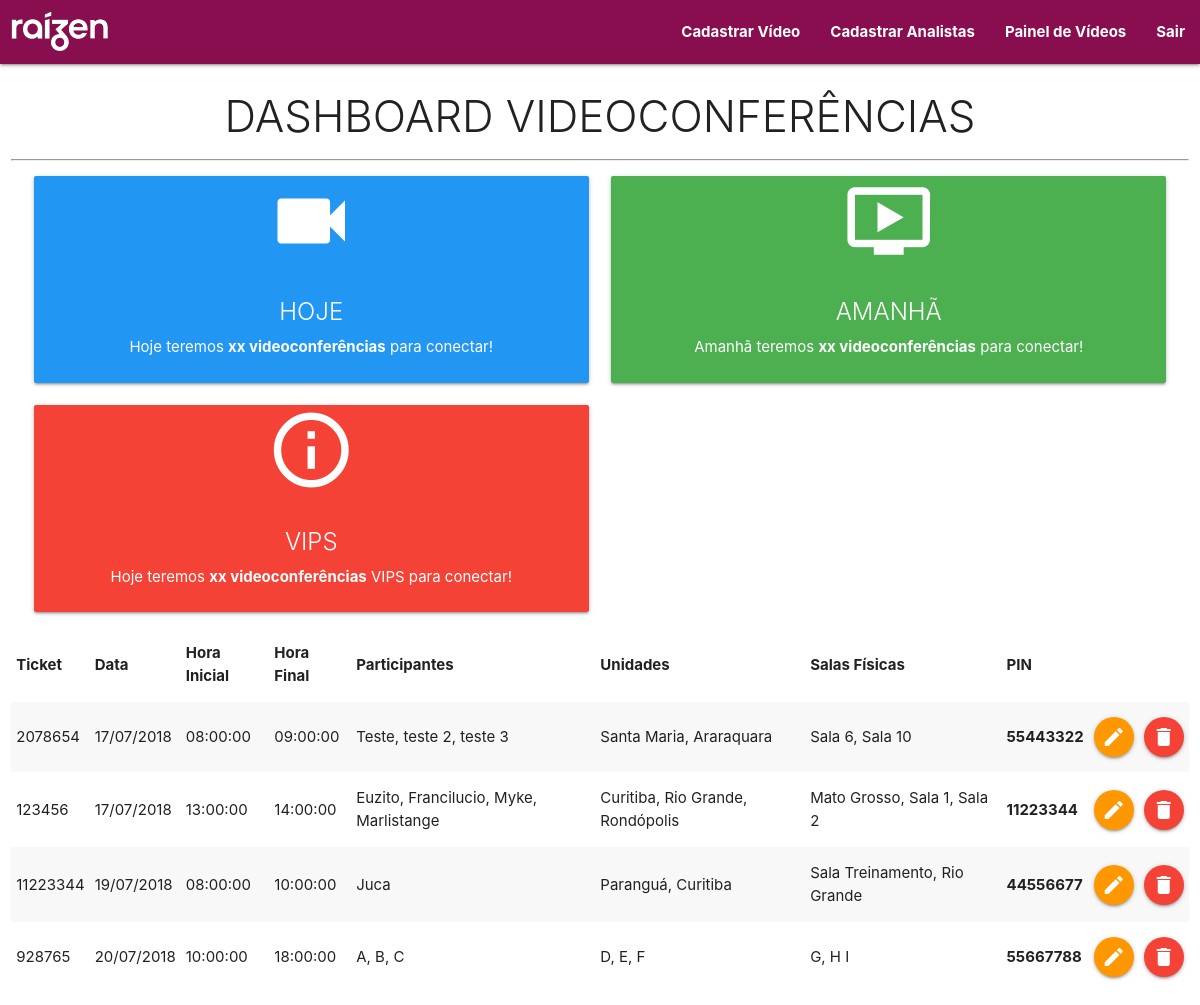
Page /dashboard.php (signed in) on the earlier database version.
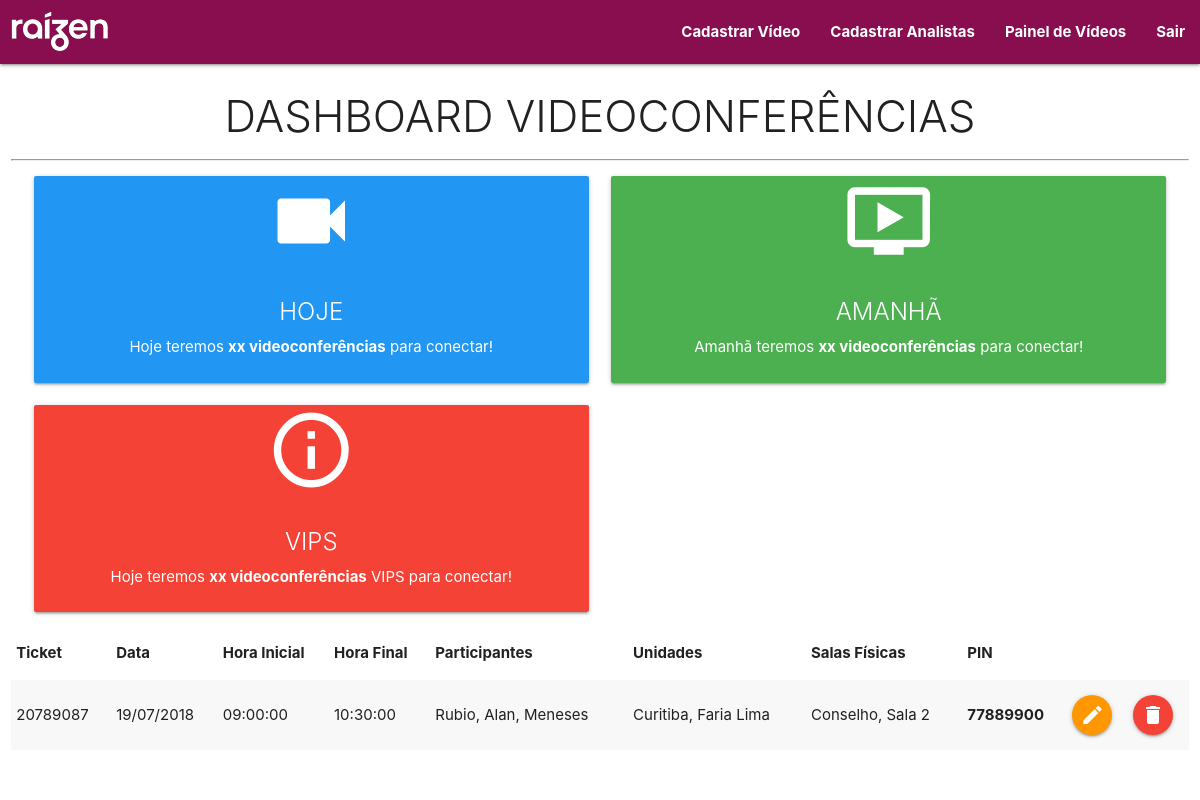
Same page on the later database version.
### tables this page shows
CREATE TABLE `videoconferencias` (
  `id` int(11) NOT NULL,
  `ticket` int(11) NOT NULL,
  `dia` date NOT NULL,
  `unidadesParticipantes` varchar(50) NOT NULL,
  `nomeParticipantes` varchar(200) NOT NULL,
  `salasFisicas` varchar(50) NOT NULL,
  `horaInicio` time NOT NULL,
  `horaFim` time NOT NULL,
  `pin` int(11) NOT NULL,
  `vip` char(3) NOT NULL
);

### dashboard.php (the view, shortened to what this page needs)
<?php
    include_once './view/topo.php';
?>
        <div class="row">
            <div class="col s12 m12">
                <h3 class="light center-align">DASHBOARD VIDEOCONFERÊNCIAS</h3>
                <hr>
                     <section class="col s12 m6 l12 center-align">
                        <article class="col s12 l6 xl4">
                            <div class="card blue">
                                <div class="card-image">
                                    <i class="material-icons large center-align white-text">videocam</i>
                                </div>
                                <div class="card-content">
                                    <span class="card-title white-text">HOJE</span>
                                    <p class="white-text">Hoje teremos <b>xx videoconferências</b> para conectar!</p>
                                </div>
                            </div>
                        </article>
                        <article class="col s12 l6 xl4">
                            <div class="card green">
                                <div class="card-image">
                                <i class="material-icons large center-align white-text">ondemand_video</i>
                                </div>
                                <div class="card-content">
                                    <span class="card-title white-text">AMANHÃ</span>
                                    <p class="white-text">Amanhã teremos <b>xx videoconferências</b> para conectar!</p>
                                </div>
                            </div>
                        </article>
                        <article class="col s12 l6 xl4">
                            <div class="card red">
                                <div class="card-image">
                                    <i class="material-icons large center-align white-text">info_outline</i>
                                    </div>
                                    <div class="card-content">
                                        <span class="card-title white-text">VIPS</span>
                                        <p class="white-text">Hoje teremos <b>xx videoconferências</b> VIPS para conectar!</p>
                                    </div>
                            </div>
                        </article>
                        </section>
                <table class="striped responsive-table">
                    <thead>
                        <tr>
                            <th>Ticket</th>
                            <th>Data</th>
                            <th>Hora Inicial</th>
                            <th>Hora Final</th>
                            <th>Participantes</th>
                            <th>Unidades</th>
                            <th>Salas Físicas</th>
                            <th>PIN</th>
                        </tr>
                    </thead>
                    <tbody>
                        <?php
                            $sqlVideo = "SELECT * FROM videoconferencias ORDER BY dia, horaInicio";
                            $resultadoVideo = mysqli_query($connect, $sqlVideo);
                            if (mysqli_num_rows($resultadoVideo) > 0) {
                                while($dadosVideo = mysqli_fetch_array($resultadoVideo)) {
                        ?>
                            <tr>
                                <td><?php echo $dadosVideo['ticket']; ?></td>
                                    <?php $dia = $dadosVideo['dia'];
                                        $dia = date('d/m/Y', strtotime($dia));
                                    ?>
                                <td><?php echo $dia ?></td>
                                <td><?php echo $dadosVideo['horaInicio']; ?></td>
                                <td><?php echo $dadosVideo['horaFim']; ?></td>
                                <td><?php echo $dadosVideo['nomeParticipantes']; ?></td>
                                <td><?php echo $dadosVideo['unidadesParticipantes']; ?></td>
                                <td><?php echo $dadosVideo['salasFisicas']; ?></td>
                                <td><b><?php echo $dadosVideo['pin']; ?></b></td>
                                <td><a href="editaVideo.php?id=<?php echo $dadosVideo['id']; ?>" class="btn-floating orange waves-effect waves-light"><i class="material-icons">edit</i></a></td>
                                <td><a href="#modal<?php echo $dadosVideo['id']; ?>" class="btn-floating red modal-trigger waves-effect waves-light"><i class="material-icons">delete</i></a></td>
                            </tr>
                        <?php
                        }
                            } else { ?>
                                <tr>
                                    <td colspan="8"><div class="card-panel red center-align s12">NENHUM REGISTRO ENCONTRADO</div></td>
                                </tr>
                        <?php    }  ?>
                    </tbody>
                </table>
                <br>
            </div>
        </div>
<?php
    include_once './view/rodape.php';
?>

### view/topo.php (shortened to what this page needs)
<!DOCTYPE html>
<html lang="pt-br">
<head>
    <link rel="stylesheet" href="css/materialize.min.css">
    <link rel="stylesheet" href="css/custom.css">
</head>
<body>
    <nav>
    <div class="nav-wrapper #880e4f pink darken-4">
      <a href="./dashboard.php" class="brand-logo"><img src="./img/logo_raizen.png"></a>
      <ul class="right hide-on-med-and-down">
        <li><b><a href="./cadastraVideo.php">Cadastrar Vídeo</a></b></li>
        <li><b><a href="./cadastraAnalista.php">Cadastrar Analistas</a></b></li>
        <li><b><a href="javascript:window.open('painel.php', 'principal', 'status=no, toolbar=no, menubar=no, location=yes, fullscreen=1, scrolling=auto');">Painel de Vídeos</a></b></li>
        <li><b><a href="logout.php">Sair</a></b></li>
      </ul>
    </div>
  </nav>

### view/rodape.php (shortened to what this page needs)
</body>
</html>

### css/custom.css (style rules this page uses)
img { border-style: none; padding: 10px; }

Differences in the rows shown:
removed videoconferencias: ticket "2078654", dia "17/07/2018", horaInicio "08:00:00", horaFim "09:00:00", nomeParticipantes "Teste, teste 2, teste 3", unidadesParticipantes "Santa Maria, Araraquara", salasFisicas "Sala 6, Sala 10", pin "55443322"
removed videoconferencias: ticket "123456", dia "17/07/2018", horaInicio "13:00:00", horaFim "14:00:00", nomeParticipantes "Euzito, Francilucio, Myke, Marlistange", unidadesParticipantes "Curitiba, Rio Grande, Rondópolis", salasFisicas "Mato Grosso, Sala 1, Sala 2", pin "11223344"
removed videoconferencias: ticket "11223344", dia "19/07/2018", horaInicio "08:00:00", horaFim "10:00:00", nomeParticipantes "Juca", unidadesParticipantes "Paranguá, Curitiba", salasFisicas "Sala Treinamento, Rio Grande", pin "44556677"
removed videoconferencias: ticket "928765", dia "20/07/2018", horaInicio "10:00:00", horaFim "18:00:00", nomeParticipantes "A, B, C", unidadesParticipantes "D, E, F", salasFisicas "G, H I", pin "55667788"
added videoconferencias: ticket "20789087", dia "19/07/2018", horaInicio "09:00:00", horaFim "10:30:00", nomeParticipantes "Rubio, Alan, Meneses", unidadesParticipantes "Curitiba, Faria Lima", salasFisicas "Conselho, Sala 2", pin "77889900"
